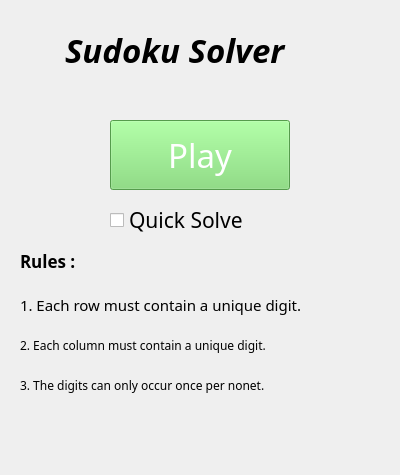
<?xml version="1.0" encoding="UTF-8"?>
<ui version="4.0">
 <class>title_window</class>
 <widget class="QWidget" name="title_window">
  <property name="geometry">
   <rect>
    <x>0</x>
    <y>0</y>
    <width>400</width>
    <height>475</height>
   </rect>
  </property>
  <property name="windowTitle">
   <string>Sudoku Solver</string>
  </property>
  <widget class="QLabel" name="label_title">
   <property name="geometry">
    <rect>
     <x>65</x>
     <y>15</y>
     <width>270</width>
     <height>70</height>
    </rect>
   </property>
   <property name="font">
    <font>
     <family>KacstBook</family>
     <pointsize>25</pointsize>
     <weight>75</weight>
     <italic>true</italic>
     <bold>true</bold>
     <underline>false</underline>
     <strikeout>false</strikeout>
     <stylestrategy>PreferAntialias</stylestrategy>
    </font>
   </property>
   <property name="text">
    <string>Sudoku Solver</string>
   </property>
  </widget>
  <widget class="QPushButton" name="btn_play">
   <property name="geometry">
    <rect>
     <x>110</x>
     <y>120</y>
     <width>180</width>
     <height>70</height>
    </rect>
   </property>
   <property name="palette">
    <palette>
     <active>
      <colorrole role="WindowText">
       <brush brushstyle="SolidPattern">
        <color alpha="255">
         <red>255</red>
         <green>255</green>
         <blue>255</blue>
        </color>
       </brush>
      </colorrole>
      <colorrole role="Button">
       <brush brushstyle="SolidPattern">
        <color alpha="255">
         <red>119</red>
         <green>219</green>
         <blue>107</blue>
        </color>
       </brush>
      </colorrole>
      <colorrole role="Light">
       <brush brushstyle="SolidPattern">
        <color alpha="255">
         <red>255</red>
         <green>255</green>
         <blue>255</blue>
        </color>
       </brush>
      </colorrole>
      <colorrole role="Midlight">
       <brush brushstyle="SolidPattern">
        <color alpha="255">
         <red>246</red>
         <green>246</green>
         <blue>245</blue>
        </color>
       </brush>
      </colorrole>
      <colorrole role="Dark">
       <brush brushstyle="SolidPattern">
        <color alpha="255">
         <red>119</red>
         <green>119</green>
         <blue>118</blue>
        </color>
       </brush>
      </colorrole>
      <colorrole role="Mid">
       <brush brushstyle="SolidPattern">
        <color alpha="255">
         <red>159</red>
         <green>159</green>
         <blue>157</blue>
        </color>
       </brush>
      </colorrole>
      <colorrole role="Text">
       <brush brushstyle="SolidPattern">
        <color alpha="255">
         <red>255</red>
         <green>255</green>
         <blue>255</blue>
        </color>
       </brush>
      </colorrole>
      <colorrole role="BrightText">
       <brush brushstyle="SolidPattern">
        <color alpha="255">
         <red>255</red>
         <green>255</green>
         <blue>255</blue>
        </color>
       </brush>
      </colorrole>
      <colorrole role="ButtonText">
       <brush brushstyle="SolidPattern">
        <color alpha="255">
         <red>255</red>
         <green>255</green>
         <blue>255</blue>
        </color>
       </brush>
      </colorrole>
      <colorrole role="Base">
       <brush brushstyle="SolidPattern">
        <color alpha="255">
         <red>119</red>
         <green>219</green>
         <blue>107</blue>
        </color>
       </brush>
      </colorrole>
      <colorrole role="Window">
       <brush brushstyle="SolidPattern">
        <color alpha="255">
         <red>119</red>
         <green>219</green>
         <blue>107</blue>
        </color>
       </brush>
      </colorrole>
      <colorrole role="Shadow">
       <brush brushstyle="SolidPattern">
        <color alpha="255">
         <red>0</red>
         <green>0</green>
         <blue>0</blue>
        </color>
       </brush>
      </colorrole>
      <colorrole role="Highlight">
       <brush brushstyle="SolidPattern">
        <color alpha="255">
         <red>138</red>
         <green>226</green>
         <blue>52</blue>
        </color>
       </brush>
      </colorrole>
      <colorrole role="AlternateBase">
       <brush brushstyle="SolidPattern">
        <color alpha="255">
         <red>246</red>
         <green>246</green>
         <blue>245</blue>
        </color>
       </brush>
      </colorrole>
      <colorrole role="ToolTipBase">
       <brush brushstyle="SolidPattern">
        <color alpha="255">
         <red>255</red>
         <green>255</green>
         <blue>220</blue>
        </color>
       </brush>
      </colorrole>
      <colorrole role="ToolTipText">
       <brush brushstyle="SolidPattern">
        <color alpha="255">
         <red>0</red>
         <green>0</green>
         <blue>0</blue>
        </color>
       </brush>
      </colorrole>
      <colorrole role="PlaceholderText">
       <brush brushstyle="SolidPattern">
        <color alpha="128">
         <red>0</red>
         <green>0</green>
         <blue>0</blue>
        </color>
       </brush>
      </colorrole>
     </active>
     <inactive>
      <colorrole role="WindowText">
       <brush brushstyle="SolidPattern">
        <color alpha="255">
         <red>255</red>
         <green>255</green>
         <blue>255</blue>
        </color>
       </brush>
      </colorrole>
      <colorrole role="Button">
       <brush brushstyle="SolidPattern">
        <color alpha="255">
         <red>119</red>
         <green>219</green>
         <blue>107</blue>
        </color>
       </brush>
      </colorrole>
      <colorrole role="Light">
       <brush brushstyle="SolidPattern">
        <color alpha="255">
         <red>255</red>
         <green>255</green>
         <blue>255</blue>
        </color>
       </brush>
      </colorrole>
      <colorrole role="Midlight">
       <brush brushstyle="SolidPattern">
        <color alpha="255">
         <red>246</red>
         <green>246</green>
         <blue>245</blue>
        </color>
       </brush>
      </colorrole>
      <colorrole role="Dark">
       <brush brushstyle="SolidPattern">
        <color alpha="255">
         <red>119</red>
         <green>119</green>
         <blue>118</blue>
        </color>
       </brush>
      </colorrole>
      <colorrole role="Mid">
       <brush brushstyle="SolidPattern">
        <color alpha="255">
         <red>159</red>
         <green>159</green>
         <blue>157</blue>
        </color>
       </brush>
      </colorrole>
      <colorrole role="Text">
       <brush brushstyle="SolidPattern">
        <color alpha="255">
         <red>255</red>
         <green>255</green>
         <blue>255</blue>
        </color>
       </brush>
      </colorrole>
      <colorrole role="BrightText">
       <brush brushstyle="SolidPattern">
        <color alpha="255">
         <red>255</red>
         <green>255</green>
         <blue>255</blue>
        </color>
       </brush>
      </colorrole>
      <colorrole role="ButtonText">
       <brush brushstyle="SolidPattern">
        <color alpha="255">
         <red>255</red>
         <green>255</green>
         <blue>255</blue>
        </color>
       </brush>
      </colorrole>
      <colorrole role="Base">
       <brush brushstyle="SolidPattern">
        <color alpha="255">
         <red>119</red>
         <green>219</green>
         <blue>107</blue>
        </color>
       </brush>
      </colorrole>
      <colorrole role="Window">
       <brush brushstyle="SolidPattern">
        <color alpha="255">
         <red>119</red>
         <green>219</green>
         <blue>107</blue>
        </color>
       </brush>
      </colorrole>
      <colorrole role="Shadow">
       <brush brushstyle="SolidPattern">
        <color alpha="255">
         <red>0</red>
         <green>0</green>
         <blue>0</blue>
        </color>
       </brush>
      </colorrole>
      <colorrole role="Highlight">
       <brush brushstyle="SolidPattern">
        <color alpha="255">
         <red>138</red>
         <green>226</green>
         <blue>52</blue>
        </color>
       </brush>
      </colorrole>
      <colorrole role="AlternateBase">
       <brush brushstyle="SolidPattern">
        <color alpha="255">
         <red>246</red>
         <green>246</green>
         <blue>245</blue>
        </color>
       </brush>
      </colorrole>
      <colorrole role="ToolTipBase">
       <brush brushstyle="SolidPattern">
        <color alpha="255">
         <red>255</red>
         <green>255</green>
         <blue>220</blue>
        </color>
       </brush>
      </colorrole>
      <colorrole role="ToolTipText">
       <brush brushstyle="SolidPattern">
        <color alpha="255">
         <red>0</red>
         <green>0</green>
         <blue>0</blue>
        </color>
       </brush>
      </colorrole>
      <colorrole role="PlaceholderText">
       <brush brushstyle="SolidPattern">
        <color alpha="128">
         <red>0</red>
         <green>0</green>
         <blue>0</blue>
        </color>
       </brush>
      </colorrole>
     </inactive>
     <disabled>
      <colorrole role="WindowText">
       <brush brushstyle="SolidPattern">
        <color alpha="255">
         <red>255</red>
         <green>255</green>
         <blue>255</blue>
        </color>
       </brush>
      </colorrole>
      <colorrole role="Button">
       <brush brushstyle="SolidPattern">
        <color alpha="255">
         <red>119</red>
         <green>219</green>
         <blue>107</blue>
        </color>
       </brush>
      </colorrole>
      <colorrole role="Light">
       <brush brushstyle="SolidPattern">
        <color alpha="255">
         <red>255</red>
         <green>255</green>
         <blue>255</blue>
        </color>
       </brush>
      </colorrole>
      <colorrole role="Midlight">
       <brush brushstyle="SolidPattern">
        <color alpha="255">
         <red>246</red>
         <green>246</green>
         <blue>245</blue>
        </color>
       </brush>
      </colorrole>
      <colorrole role="Dark">
       <brush brushstyle="SolidPattern">
        <color alpha="255">
         <red>119</red>
         <green>119</green>
         <blue>118</blue>
        </color>
       </brush>
      </colorrole>
      <colorrole role="Mid">
       <brush brushstyle="SolidPattern">
        <color alpha="255">
         <red>159</red>
         <green>159</green>
         <blue>157</blue>
        </color>
       </brush>
      </colorrole>
      <colorrole role="Text">
       <brush brushstyle="SolidPattern">
        <color alpha="255">
         <red>255</red>
         <green>255</green>
         <blue>255</blue>
        </color>
       </brush>
      </colorrole>
      <colorrole role="BrightText">
       <brush brushstyle="SolidPattern">
        <color alpha="255">
         <red>255</red>
         <green>255</green>
         <blue>255</blue>
        </color>
       </brush>
      </colorrole>
      <colorrole role="ButtonText">
       <brush brushstyle="SolidPattern">
        <color alpha="255">
         <red>255</red>
         <green>255</green>
         <blue>255</blue>
        </color>
       </brush>
      </colorrole>
      <colorrole role="Base">
       <brush brushstyle="SolidPattern">
        <color alpha="255">
         <red>119</red>
         <green>219</green>
         <blue>107</blue>
        </color>
       </brush>
      </colorrole>
      <colorrole role="Window">
       <brush brushstyle="SolidPattern">
        <color alpha="255">
         <red>119</red>
         <green>219</green>
         <blue>107</blue>
        </color>
       </brush>
      </colorrole>
      <colorrole role="Shadow">
       <brush brushstyle="SolidPattern">
        <color alpha="255">
         <red>0</red>
         <green>0</green>
         <blue>0</blue>
        </color>
       </brush>
      </colorrole>
      <colorrole role="Highlight">
       <brush brushstyle="SolidPattern">
        <color alpha="255">
         <red>145</red>
         <green>145</green>
         <blue>145</blue>
        </color>
       </brush>
      </colorrole>
      <colorrole role="AlternateBase">
       <brush brushstyle="SolidPattern">
        <color alpha="255">
         <red>238</red>
         <green>238</green>
         <blue>236</blue>
        </color>
       </brush>
      </colorrole>
      <colorrole role="ToolTipBase">
       <brush brushstyle="SolidPattern">
        <color alpha="255">
         <red>255</red>
         <green>255</green>
         <blue>220</blue>
        </color>
       </brush>
      </colorrole>
      <colorrole role="ToolTipText">
       <brush brushstyle="SolidPattern">
        <color alpha="255">
         <red>0</red>
         <green>0</green>
         <blue>0</blue>
        </color>
       </brush>
      </colorrole>
      <colorrole role="PlaceholderText">
       <brush brushstyle="SolidPattern">
        <color alpha="128">
         <red>0</red>
         <green>0</green>
         <blue>0</blue>
        </color>
       </brush>
      </colorrole>
     </disabled>
    </palette>
   </property>
   <property name="font">
    <font>
     <family>KacstBook</family>
     <pointsize>25</pointsize>
     <weight>50</weight>
     <bold>false</bold>
    </font>
   </property>
   <property name="styleSheet">
    <string notr="true">background-color: #77db6b;
color: #ffffff;</string>
   </property>
   <property name="text">
    <string>Play</string>
   </property>
  </widget>
  <widget class="QLabel" name="label_rule1">
   <property name="geometry">
    <rect>
     <x>20</x>
     <y>290</y>
     <width>371</width>
     <height>30</height>
    </rect>
   </property>
   <property name="font">
    <font>
     <family>KacstPen</family>
     <pointsize>11</pointsize>
    </font>
   </property>
   <property name="text">
    <string>1. Each row must contain a unique digit.</string>
   </property>
  </widget>
  <widget class="QLabel" name="label_rule2">
   <property name="geometry">
    <rect>
     <x>20</x>
     <y>330</y>
     <width>371</width>
     <height>30</height>
    </rect>
   </property>
   <property name="font">
    <font>
     <family>KacstPen</family>
    </font>
   </property>
   <property name="text">
    <string>2. Each column must contain a unique digit.</string>
   </property>
  </widget>
  <widget class="QLabel" name="label_rule3">
   <property name="geometry">
    <rect>
     <x>20</x>
     <y>370</y>
     <width>360</width>
     <height>30</height>
    </rect>
   </property>
   <property name="font">
    <font>
     <family>KacstPen</family>
    </font>
   </property>
   <property name="text">
    <string>3. The digits can only occur once per nonet.</string>
   </property>
  </widget>
  <widget class="QLabel" name="label_rule">
   <property name="geometry">
    <rect>
     <x>20</x>
     <y>240</y>
     <width>121</width>
     <height>41</height>
    </rect>
   </property>
   <property name="font">
    <font>
     <family>KacstPen</family>
     <pointsize>13</pointsize>
     <weight>75</weight>
     <bold>true</bold>
    </font>
   </property>
   <property name="text">
    <string>Rules : </string>
   </property>
  </widget>
  <widget class="QCheckBox" name="checkBox_quk_solv">
   <property name="geometry">
    <rect>
     <x>110</x>
     <y>200</y>
     <width>180</width>
     <height>40</height>
    </rect>
   </property>
   <property name="font">
    <font>
     <family>KacstArt</family>
     <pointsize>16</pointsize>
    </font>
   </property>
   <property name="text">
    <string>Quick Solve</string>
   </property>
  </widget>
 </widget>
 <resources/>
 <connections/>
</ui>
